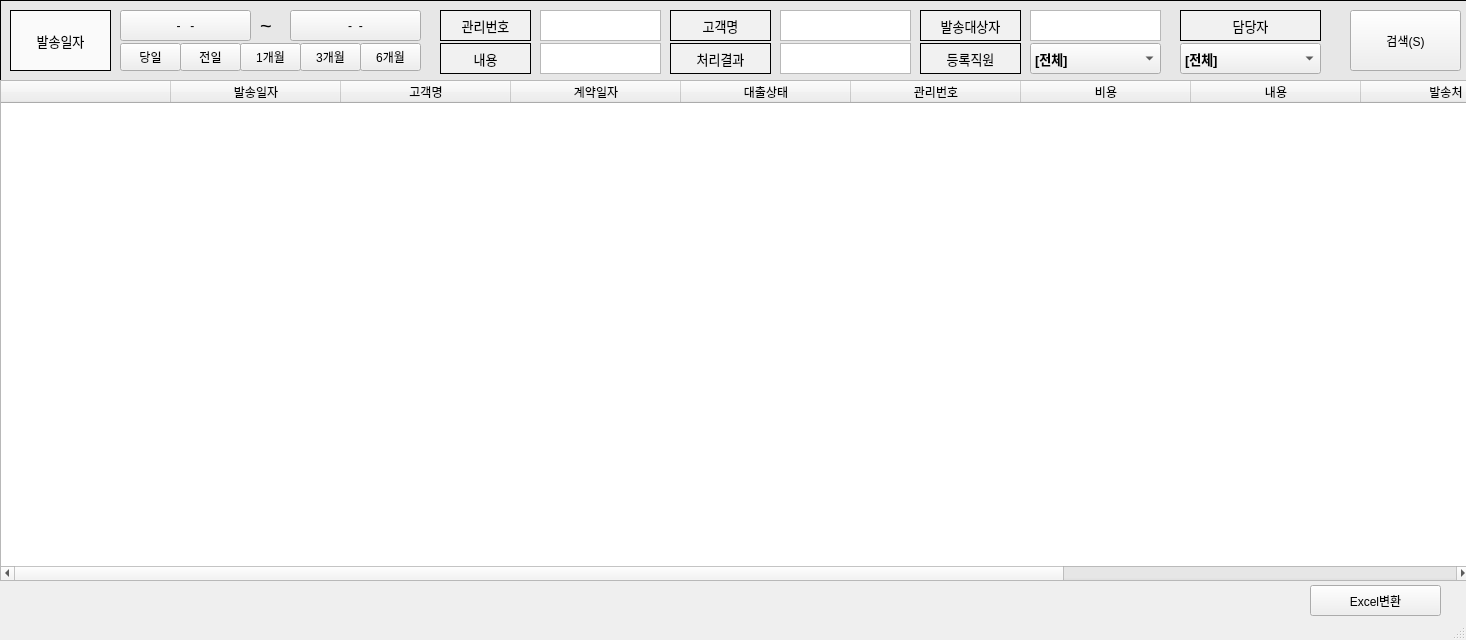
<?xml version="1.0" encoding="UTF-8"?>
<ui version="4.0">
 <class>mainWindow</class>
 <widget class="QMainWindow" name="mainWindow">
  <property name="geometry">
   <rect>
    <x>0</x>
    <y>0</y>
    <width>1466</width>
    <height>640</height>
   </rect>
  </property>
  <property name="windowTitle">
   <string>고객상담자료검색</string>
  </property>
  <widget class="QWidget" name="centralwidget">
   <widget class="QLabel" name="label">
    <property name="geometry">
     <rect>
      <x>440</x>
      <y>10</y>
      <width>91</width>
      <height>31</height>
     </rect>
    </property>
    <property name="font">
     <font>
      <pointsize>10</pointsize>
     </font>
    </property>
    <property name="styleSheet">
     <string notr="true">background-color:rgb(241, 241, 241)</string>
    </property>
    <property name="frameShape">
     <enum>QFrame::Box</enum>
    </property>
    <property name="text">
     <string>관리번호</string>
    </property>
    <property name="alignment">
     <set>Qt::AlignCenter</set>
    </property>
   </widget>
   <widget class="QLabel" name="label_3">
    <property name="geometry">
     <rect>
      <x>0</x>
      <y>0</y>
      <width>1621</width>
      <height>101</height>
     </rect>
    </property>
    <property name="styleSheet">
     <string notr="true">background-color:rgb(231, 231, 231)</string>
    </property>
    <property name="frameShape">
     <enum>QFrame::Box</enum>
    </property>
    <property name="text">
     <string/>
    </property>
   </widget>
   <widget class="QTableWidget" name="tableWidget">
    <property name="geometry">
     <rect>
      <x>0</x>
      <y>80</y>
      <width>1471</width>
      <height>501</height>
     </rect>
    </property>
    <property name="minimumSize">
     <size>
      <width>1251</width>
      <height>0</height>
     </size>
    </property>
    <attribute name="horizontalHeaderVisible">
     <bool>true</bool>
    </attribute>
    <attribute name="horizontalHeaderCascadingSectionResizes">
     <bool>false</bool>
    </attribute>
    <attribute name="horizontalHeaderDefaultSectionSize">
     <number>170</number>
    </attribute>
    <attribute name="horizontalHeaderHighlightSections">
     <bool>false</bool>
    </attribute>
    <column>
     <property name="text">
      <string/>
     </property>
    </column>
    <column>
     <property name="text">
      <string>발송일자</string>
     </property>
    </column>
    <column>
     <property name="text">
      <string>고객명</string>
     </property>
    </column>
    <column>
     <property name="text">
      <string>계약일자</string>
     </property>
    </column>
    <column>
     <property name="text">
      <string>대출상태</string>
     </property>
    </column>
    <column>
     <property name="text">
      <string>관리번호</string>
     </property>
    </column>
    <column>
     <property name="text">
      <string>비용</string>
     </property>
    </column>
    <column>
     <property name="text">
      <string>내용</string>
     </property>
    </column>
    <column>
     <property name="text">
      <string>발송처</string>
     </property>
    </column>
    <column>
     <property name="text">
      <string>발송대상자</string>
     </property>
    </column>
    <column>
     <property name="text">
      <string>처리결과</string>
     </property>
    </column>
   </widget>
   <widget class="QPushButton" name="pushButton_2">
    <property name="geometry">
     <rect>
      <x>1350</x>
      <y>10</y>
      <width>111</width>
      <height>61</height>
     </rect>
    </property>
    <property name="text">
     <string>검색(S)</string>
    </property>
   </widget>
   <widget class="QLabel" name="label_11">
    <property name="geometry">
     <rect>
      <x>440</x>
      <y>43</y>
      <width>91</width>
      <height>31</height>
     </rect>
    </property>
    <property name="font">
     <font>
      <pointsize>10</pointsize>
     </font>
    </property>
    <property name="styleSheet">
     <string notr="true">background-color:rgb(241, 241, 241)</string>
    </property>
    <property name="frameShape">
     <enum>QFrame::Box</enum>
    </property>
    <property name="text">
     <string>내용</string>
    </property>
    <property name="alignment">
     <set>Qt::AlignCenter</set>
    </property>
   </widget>
   <widget class="QLabel" name="label_14">
    <property name="geometry">
     <rect>
      <x>920</x>
      <y>10</y>
      <width>101</width>
      <height>31</height>
     </rect>
    </property>
    <property name="font">
     <font>
      <pointsize>10</pointsize>
     </font>
    </property>
    <property name="styleSheet">
     <string notr="true">background-color:rgb(241, 241, 241)</string>
    </property>
    <property name="frameShape">
     <enum>QFrame::Box</enum>
    </property>
    <property name="text">
     <string>발송대상자</string>
    </property>
    <property name="alignment">
     <set>Qt::AlignCenter</set>
    </property>
   </widget>
   <widget class="QLabel" name="label_15">
    <property name="geometry">
     <rect>
      <x>920</x>
      <y>43</y>
      <width>101</width>
      <height>31</height>
     </rect>
    </property>
    <property name="font">
     <font>
      <pointsize>10</pointsize>
     </font>
    </property>
    <property name="styleSheet">
     <string notr="true">background-color:rgb(241, 241, 241)</string>
    </property>
    <property name="frameShape">
     <enum>QFrame::Box</enum>
    </property>
    <property name="text">
     <string>등록직원</string>
    </property>
    <property name="alignment">
     <set>Qt::AlignCenter</set>
    </property>
   </widget>
   <widget class="QLabel" name="label_9">
    <property name="geometry">
     <rect>
      <x>10</x>
      <y>10</y>
      <width>101</width>
      <height>61</height>
     </rect>
    </property>
    <property name="font">
     <font>
      <pointsize>10</pointsize>
     </font>
    </property>
    <property name="styleSheet">
     <string notr="true">background-color:rgb(250, 250, 250)</string>
    </property>
    <property name="frameShape">
     <enum>QFrame::Box</enum>
    </property>
    <property name="text">
     <string>발송일자</string>
    </property>
    <property name="alignment">
     <set>Qt::AlignCenter</set>
    </property>
   </widget>
   <widget class="QPushButton" name="pushButton">
    <property name="geometry">
     <rect>
      <x>120</x>
      <y>43</y>
      <width>61</width>
      <height>28</height>
     </rect>
    </property>
    <property name="text">
     <string>당일</string>
    </property>
   </widget>
   <widget class="QPushButton" name="pushButton_3">
    <property name="geometry">
     <rect>
      <x>180</x>
      <y>43</y>
      <width>61</width>
      <height>28</height>
     </rect>
    </property>
    <property name="text">
     <string>전일</string>
    </property>
   </widget>
   <widget class="QPushButton" name="pushButton_4">
    <property name="geometry">
     <rect>
      <x>240</x>
      <y>43</y>
      <width>61</width>
      <height>28</height>
     </rect>
    </property>
    <property name="text">
     <string>1개월</string>
    </property>
   </widget>
   <widget class="QPushButton" name="pushButton_5">
    <property name="geometry">
     <rect>
      <x>300</x>
      <y>43</y>
      <width>61</width>
      <height>28</height>
     </rect>
    </property>
    <property name="text">
     <string>3개월</string>
    </property>
   </widget>
   <widget class="QPushButton" name="pushButton_6">
    <property name="geometry">
     <rect>
      <x>360</x>
      <y>43</y>
      <width>61</width>
      <height>28</height>
     </rect>
    </property>
    <property name="text">
     <string>6개월</string>
    </property>
   </widget>
   <widget class="QPushButton" name="pushButton_7">
    <property name="geometry">
     <rect>
      <x>120</x>
      <y>10</y>
      <width>131</width>
      <height>31</height>
     </rect>
    </property>
    <property name="text">
     <string>-   -</string>
    </property>
   </widget>
   <widget class="QPushButton" name="pushButton_8">
    <property name="geometry">
     <rect>
      <x>290</x>
      <y>10</y>
      <width>131</width>
      <height>31</height>
     </rect>
    </property>
    <property name="text">
     <string>-  -</string>
    </property>
   </widget>
   <widget class="QLabel" name="label_2">
    <property name="geometry">
     <rect>
      <x>260</x>
      <y>16</y>
      <width>21</width>
      <height>20</height>
     </rect>
    </property>
    <property name="font">
     <font>
      <pointsize>15</pointsize>
     </font>
    </property>
    <property name="text">
     <string>~</string>
    </property>
   </widget>
   <widget class="QPushButton" name="pushButton_9">
    <property name="geometry">
     <rect>
      <x>1310</x>
      <y>585</y>
      <width>131</width>
      <height>31</height>
     </rect>
    </property>
    <property name="text">
     <string>Excel변환</string>
    </property>
   </widget>
   <widget class="QLabel" name="label_5">
    <property name="geometry">
     <rect>
      <x>670</x>
      <y>10</y>
      <width>101</width>
      <height>31</height>
     </rect>
    </property>
    <property name="font">
     <font>
      <pointsize>10</pointsize>
     </font>
    </property>
    <property name="styleSheet">
     <string notr="true">background-color:rgb(241, 241, 241)</string>
    </property>
    <property name="frameShape">
     <enum>QFrame::Box</enum>
    </property>
    <property name="text">
     <string>고객명</string>
    </property>
    <property name="alignment">
     <set>Qt::AlignCenter</set>
    </property>
   </widget>
   <widget class="QLabel" name="label_6">
    <property name="geometry">
     <rect>
      <x>670</x>
      <y>43</y>
      <width>101</width>
      <height>31</height>
     </rect>
    </property>
    <property name="font">
     <font>
      <pointsize>10</pointsize>
     </font>
    </property>
    <property name="styleSheet">
     <string notr="true">background-color:rgb(241, 241, 241)</string>
    </property>
    <property name="frameShape">
     <enum>QFrame::Box</enum>
    </property>
    <property name="text">
     <string>처리결과</string>
    </property>
    <property name="alignment">
     <set>Qt::AlignCenter</set>
    </property>
   </widget>
   <widget class="QTextEdit" name="textEdit_2">
    <property name="geometry">
     <rect>
      <x>780</x>
      <y>43</y>
      <width>131</width>
      <height>31</height>
     </rect>
    </property>
   </widget>
   <widget class="QTextEdit" name="textEdit_3">
    <property name="geometry">
     <rect>
      <x>780</x>
      <y>10</y>
      <width>131</width>
      <height>31</height>
     </rect>
    </property>
   </widget>
   <widget class="QTextEdit" name="textEdit_4">
    <property name="geometry">
     <rect>
      <x>1030</x>
      <y>10</y>
      <width>131</width>
      <height>31</height>
     </rect>
    </property>
   </widget>
   <widget class="QTextEdit" name="textEdit_6">
    <property name="geometry">
     <rect>
      <x>540</x>
      <y>10</y>
      <width>121</width>
      <height>31</height>
     </rect>
    </property>
   </widget>
   <widget class="QTextEdit" name="textEdit_7">
    <property name="geometry">
     <rect>
      <x>540</x>
      <y>43</y>
      <width>121</width>
      <height>31</height>
     </rect>
    </property>
   </widget>
   <widget class="QComboBox" name="comboBox">
    <property name="geometry">
     <rect>
      <x>1030</x>
      <y>43</y>
      <width>131</width>
      <height>31</height>
     </rect>
    </property>
    <property name="font">
     <font>
      <pointsize>10</pointsize>
      <weight>75</weight>
      <bold>true</bold>
     </font>
    </property>
    <item>
     <property name="text">
      <string>[전체]</string>
     </property>
    </item>
    <item>
     <property name="text">
      <string>관리자</string>
     </property>
    </item>
   </widget>
   <widget class="QLabel" name="label_16">
    <property name="geometry">
     <rect>
      <x>1180</x>
      <y>10</y>
      <width>141</width>
      <height>31</height>
     </rect>
    </property>
    <property name="font">
     <font>
      <pointsize>10</pointsize>
     </font>
    </property>
    <property name="styleSheet">
     <string notr="true">background-color:rgb(241, 241, 241)</string>
    </property>
    <property name="frameShape">
     <enum>QFrame::Box</enum>
    </property>
    <property name="text">
     <string>담당자</string>
    </property>
    <property name="alignment">
     <set>Qt::AlignCenter</set>
    </property>
   </widget>
   <widget class="QComboBox" name="comboBox_2">
    <property name="geometry">
     <rect>
      <x>1180</x>
      <y>43</y>
      <width>141</width>
      <height>31</height>
     </rect>
    </property>
    <property name="font">
     <font>
      <pointsize>10</pointsize>
      <weight>75</weight>
      <bold>true</bold>
     </font>
    </property>
    <item>
     <property name="text">
      <string>[전체]</string>
     </property>
    </item>
    <item>
     <property name="text">
      <string>관리자</string>
     </property>
    </item>
   </widget>
   <zorder>label_3</zorder>
   <zorder>label</zorder>
   <zorder>tableWidget</zorder>
   <zorder>pushButton_2</zorder>
   <zorder>label_11</zorder>
   <zorder>label_14</zorder>
   <zorder>label_15</zorder>
   <zorder>label_9</zorder>
   <zorder>pushButton</zorder>
   <zorder>pushButton_3</zorder>
   <zorder>pushButton_4</zorder>
   <zorder>pushButton_5</zorder>
   <zorder>pushButton_6</zorder>
   <zorder>pushButton_7</zorder>
   <zorder>pushButton_8</zorder>
   <zorder>label_2</zorder>
   <zorder>pushButton_9</zorder>
   <zorder>label_5</zorder>
   <zorder>label_6</zorder>
   <zorder>textEdit_2</zorder>
   <zorder>textEdit_3</zorder>
   <zorder>textEdit_4</zorder>
   <zorder>textEdit_6</zorder>
   <zorder>textEdit_7</zorder>
   <zorder>comboBox</zorder>
   <zorder>label_16</zorder>
   <zorder>comboBox_2</zorder>
  </widget>
  <widget class="QStatusBar" name="statusbar"/>
 </widget>
 <resources/>
 <connections/>
</ui>
